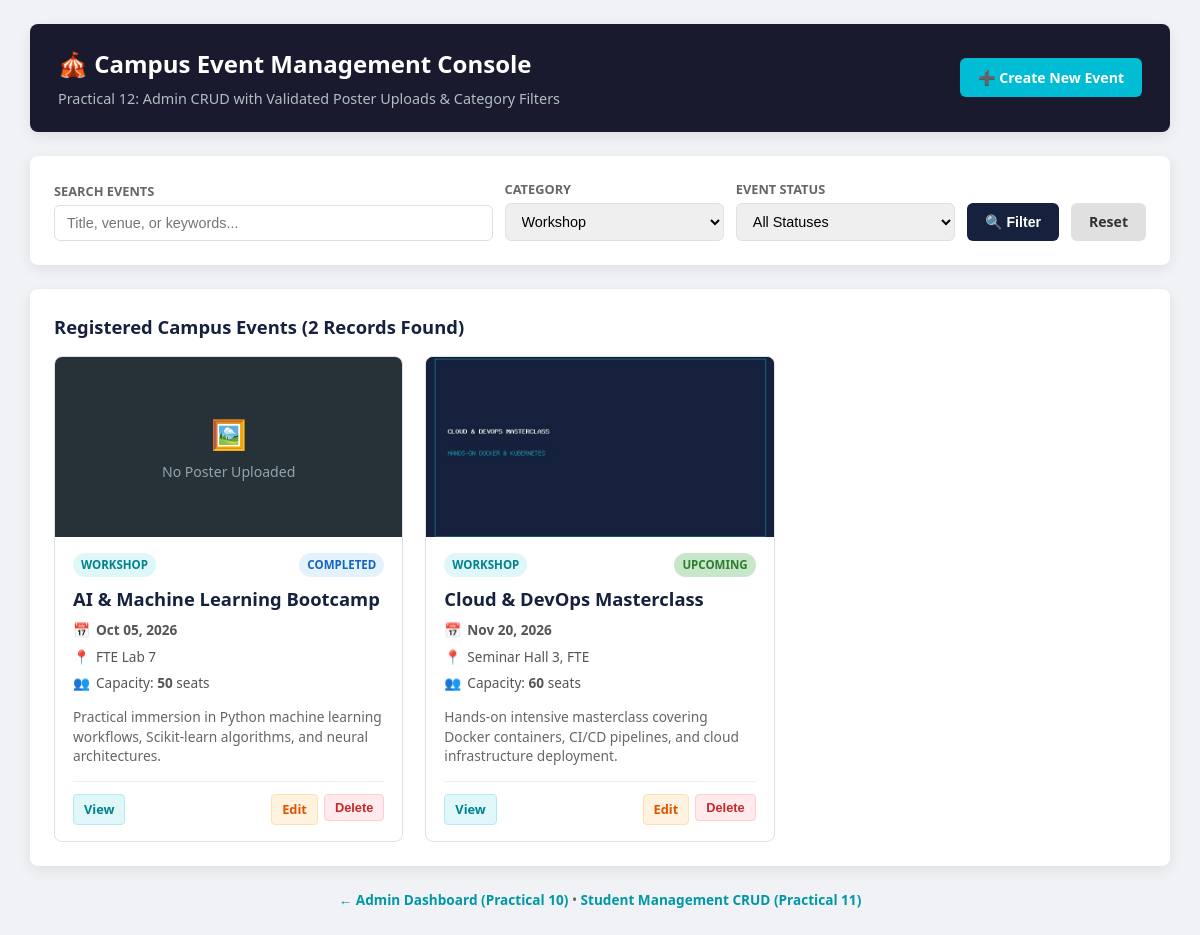
Page /index.php?category=Workshop on the committed database.
### tables this page shows
CREATE TABLE IF NOT EXISTS `events` (
  `id` INT AUTO_INCREMENT PRIMARY KEY,
  `title` VARCHAR(150) NOT NULL,
  `category` VARCHAR(50) NOT NULL,
  `description` TEXT NOT NULL,
  `event_date` DATE NOT NULL,
  `venue` VARCHAR(100) NOT NULL,
  `max_participants` INT UNSIGNED NOT NULL DEFAULT 100,
  `poster_url` VARCHAR(255) DEFAULT NULL,
  `status` ENUM('upcoming', 'completed', 'cancelled') NOT NULL DEFAULT 'upcoming',
  `created_at` TIMESTAMP DEFAULT CURRENT_TIMESTAMP,
  INDEX `idx_event_date` (`event_date`),
  INDEX `idx_category` (`category`),
  INDEX `idx_status` (`status`)
);

### index.php (the view, shortened to what this page needs)
<?php
$search   = trim($_GET['search'] ?? '');
$category = trim($_GET['category'] ?? '');
$events = [];
$totalEvents = 0;
try {
    $pdo = getDBConnection();
    $conditions = [];
    $params = [];
    if ($category !== '') {
        $conditions[] = "category = ?";
        $params[] = $category;
    }
    $whereSql = !empty($conditions) ? "WHERE " . implode(" AND ", $conditions) : "";
    $sql = "SELECT id, title, category, description, event_date, venue, max_participants, poster_url, status, created_at
            FROM events
            {$whereSql}
            ORDER BY event_date ASC";
    $stmt = $pdo->prepare($sql);
    $stmt->execute($params);
    $events = $stmt->fetchAll();
    $totalEvents = count($events);
} catch (Exception $e) {
    error_log("[Practical-12 CRUD Error]: " . $e->getMessage());
    $dbError = $e->getMessage();
}
?>
<!DOCTYPE html>
<html lang="en">
<head>
</head>
<body>
    <div class="container">
        <header>
            <div>
                <h1>🎪 Campus Event Management Console</h1>
                <p>Practical 12: Admin CRUD with Validated Poster Uploads & Category Filters</p>
            </div>
            <div>
                <a href="add_event.php" class="btn btn-primary">
                    ➕ Create New Event
                </a>
            </div>
        </header>
        <div class="card">
            <form method="GET" action="index.php" class="filter-form">
                <div class="form-group">
                    <label for="search">Search Events</label>
                    <input type="text" id="search" name="search" placeholder="Title, venue, or keywords..." value="<?= htmlspecialchars($search) ?>">
                </div>
                <div class="form-group">
                    <label for="category">Category</label>
                    <select id="category" name="category">
                        <option value="Workshop" <?= $category === 'Workshop' ? 'selected' : '' ?>>Workshop</option>
                    </select>
                </div>
                <div class="form-group">
                    <label for="status">Event Status</label>
                    <select id="status" name="status">
                        <option value="">All Statuses</option>
                    </select>
                </div>
                <button type="submit" class="btn btn-filter">🔍 Filter</button>
                <a href="index.php" class="btn btn-reset">Reset</a>
            </form>
        </div>
        <div class="card">
            <div style="display:flex; justify-content:space-between; align-items:center;">
                <h3 style="margin:0; font-size:1.15rem; color:var(--color-primary-lt);">
                    Registered Campus Events (<?= $totalEvents ?> Records Found)
                </h3>
            </div>
            <?php if (!empty($events)): ?>
                <div class="events-grid">
                    <?php foreach ($events as $ev): ?>
                    <div class="event-card">
                        <div class="poster-container">
                            <?php if (!empty($ev['poster_url']) && file_exists(__DIR__ . '/' . $ev['poster_url'])): ?>
                                <img src="<?= htmlspecialchars($ev['poster_url']) ?>" alt="<?= htmlspecialchars($ev['title']) ?>" class="poster-img">
                            <?php else: ?>
                                <div class="poster-placeholder">
                                    <span style="font-size:1.8rem;">🖼️</span>
                                    <span>No Poster Uploaded</span>
                                </div>
                            <?php endif; ?>
                        </div>
                        <div class="card-body">
                            <div class="card-meta">
                                <span class="badge badge-cat"><?= htmlspecialchars($ev['category']) ?></span>
                                <span class="badge badge-<?= htmlspecialchars($ev['status']) ?>">
                                    <?= htmlspecialchars(ucfirst($ev['status'])) ?>
                                </span>
                            </div>
                            <h4 class="event-title"><?= htmlspecialchars($ev['title']) ?></h4>
                            <div class="event-info">
                                <span>📅</span>
                                <strong><?= htmlspecialchars(date('M d, Y', strtotime($ev['event_date']))) ?></strong>
                            </div>
                            <div class="event-info">
                                <span>📍</span>
                                <span><?= htmlspecialchars($ev['venue']) ?></span>
                            </div>
                            <div class="event-info">
                                <span>👥</span>
                                <span>Capacity: <strong><?= htmlspecialchars((string)$ev['max_participants']) ?></strong> seats</span>
                            </div>
                            <p class="event-desc"><?= htmlspecialchars($ev['description']) ?></p>
                            <div class="card-actions">
                                <a href="view_event.php?id=<?= $ev['id'] ?>" class="btn-sm btn-view">View</a>
                                <div class="btn-action-group">
                                    <a href="edit_event.php?id=<?= $ev['id'] ?>" class="btn-sm btn-edit">Edit</a>
                                    <form action="delete_event.php" method="POST" style="display:inline;" onsubmit="return confirm('Are you sure you want to delete this event? This will also remove the uploaded poster file.');">
                                        <button type="submit" class="btn-sm btn-del">Delete</button>
                                    </form>
                                </div>
                            </div>
                        </div>
                    </div>
                    <?php endforeach; ?>
                </div>
            <?php else: ?>
                <div style="padding: 36px; text-align: center; color: var(--color-muted);">
                    No events found matching your filter criteria.
                </div>
            <?php endif; ?>
        </div>
        <div style="text-align:center; margin-top:20px; font-size:0.85rem; color:var(--color-muted);">
            <a href="../Practical-10/dashboard_admin.php" style="color:var(--color-accent-dark); text-decoration:none; font-weight:600;">
                &larr; Admin Dashboard (Practical 10)
            </a> &bull;
            <a href="../Practical-11/index.php" style="color:var(--color-accent-dark); text-decoration:none; font-weight:600;">
                Student Management CRUD (Practical 11)
            </a>
        </div>
    </div>
</body>
</html>

### index.php (style rules this page uses)
:root { --color-primary: #1a1a2e; --color-primary-lt: #16213e; --color-accent: #00bcd4; --color-accent-dark: #0097a7; --color-bg: #f0f2f5; --color-card: #ffffff; --color-text: #222222; --color-muted: #666666; --color-success: #2e7d32; --color-success-bg: #c8e6c9; --color-danger: #c62828; --color-danger-bg: #ffcdd2; --color-warning: #e65100; --color-warning-bg: #ffe0b2; --color-border: #dde1e6; --radius: 8px; --shadow: 0 4px 14px rgba(0,0,0,0.08); --font-sans: 'Segoe UI', Tahoma, Geneva, Verdana, sans-serif; }
* { box-sizing: border-box; }
body { font-family: var(--font-sans); background: var(--color-bg); color: var(--color-text); margin: 0; padding: 24px 16px; line-height: 1.5; }
.container { max-width: 1140px; margin: 0 auto; }
header { background: var(--color-primary); color: #fff; padding: 22px 28px; border-radius: var(--radius); box-shadow: var(--shadow); margin-bottom: 24px; display: flex; justify-content: space-between; align-items: center; flex-wrap: wrap; gap: 16px; }
header h1 { margin: 0 0 6px; font-size: 1.5rem; }
header p { margin: 0; color: #b0bec5; font-size: 0.9rem; }
.btn { display: inline-flex; align-items: center; gap: 6px; padding: 9px 18px; border-radius: 6px; font-weight: 600; font-size: 0.88rem; text-decoration: none; cursor: pointer; border: none; transition: background 0.2s; }
.btn-primary { background: var(--color-accent); color: #fff; }
.card { background: var(--color-card); border-radius: var(--radius); padding: 24px; box-shadow: var(--shadow); margin-bottom: 24px; }
.filter-form { display: grid; grid-template-columns: 2fr 1fr 1fr auto auto; gap: 12px; align-items: end; }
.form-group { display: flex; flex-direction: column; gap: 4px; }
.form-group label { font-size: 0.8rem; font-weight: 600; color: var(--color-muted); text-transform: uppercase; }
input[type="text"], select { padding: 9px 12px; border: 1px solid var(--color-border); border-radius: 6px; font-size: 0.9rem; outline: none; }
.btn-filter { background: var(--color-primary-lt); color: #fff; height: 38px; }
.btn-reset { background: #e0e0e0; color: #333; height: 38px; }
.events-grid { display: grid; grid-template-columns: repeat(auto-fill, minmax(320px, 1fr)); gap: 22px; margin-top: 16px; }
.event-card { background: #fff; border: 1px solid var(--color-border); border-radius: var(--radius); overflow: hidden; display: flex; flex-direction: column; transition: transform 0.2s, box-shadow 0.2s; }
.poster-container { width: 100%; height: 180px; background: #263238; position: relative; overflow: hidden; display: flex; align-items: center; justify-content: center; }
.poster-img { width: 100%; height: 100%; object-fit: cover; }
.poster-placeholder { color: #90a4ae; font-size: 0.88rem; display: flex; flex-direction: column; align-items: center; gap: 6px; }
.card-body { padding: 16px 18px; display: flex; flex-direction: column; flex: 1; }
.card-meta { display: flex; justify-content: space-between; align-items: center; margin-bottom: 8px; }
.badge { display: inline-block; padding: 3px 8px; border-radius: 12px; font-size: 0.72rem; font-weight: 700; text-transform: uppercase; }
.badge-cat { background: #e0f7fa; color: #00838f; }
.badge-upcoming { background: var(--color-success-bg); color: var(--color-success); }
.badge-completed { background: #e3f2fd; color: #1565c0; }
.event-title { margin: 0 0 8px; font-size: 1.15rem; color: var(--color-primary-lt); font-weight: 700; }
.event-info { font-size: 0.85rem; color: #555; margin-bottom: 6px; display: flex; align-items: center; gap: 6px; }
.event-desc { font-size: 0.86rem; color: #666; line-height: 1.4; margin: 8px 0 16px; flex: 1; display: -webkit-box; -webkit-line-clamp: 3; -webkit-box-orient: vertical; overflow: hidden; }
.card-actions { display: flex; justify-content: space-between; align-items: center; border-top: 1px solid #eee; padding-top: 12px; margin-top: auto; }
.btn-action-group { display: flex; gap: 6px; }
.btn-sm { padding: 5px 10px; font-size: 0.8rem; border-radius: 4px; font-weight: 600; text-decoration: none; cursor: pointer; border: 1px solid transparent; }
.btn-view { background: #e0f7fa; color: #00838f; border-color: #b2ebf2; }
.btn-edit { background: #fff3e0; color: #e65100; border-color: #ffe0b2; }
.btn-del { background: #ffebee; color: #c62828; border-color: #ffcdd2; }

### rows in the picture
events: shows "No Poster Uploaded", category "WORKSHOP", status "COMPLETED", title "AI & Machine Learning Bootcamp", event_date "Oct 05, 2026", venue "FTE Lab 7", max_participants "50", description "Practical immersion in Python machine learning workflows, Scikit-learn algorithms, and neural architectures."
events: poster_url (picture), category "WORKSHOP", status "UPCOMING", title "Cloud & DevOps Masterclass", event_date "Nov 20, 2026", venue "Seminar Hall 3, FTE", max_participants "60", description "Hands-on intensive masterclass covering Docker containers, CI/CD pipelines, and cloud infrastructure deployment."

### other values in the picture
$totalEvents "2"
